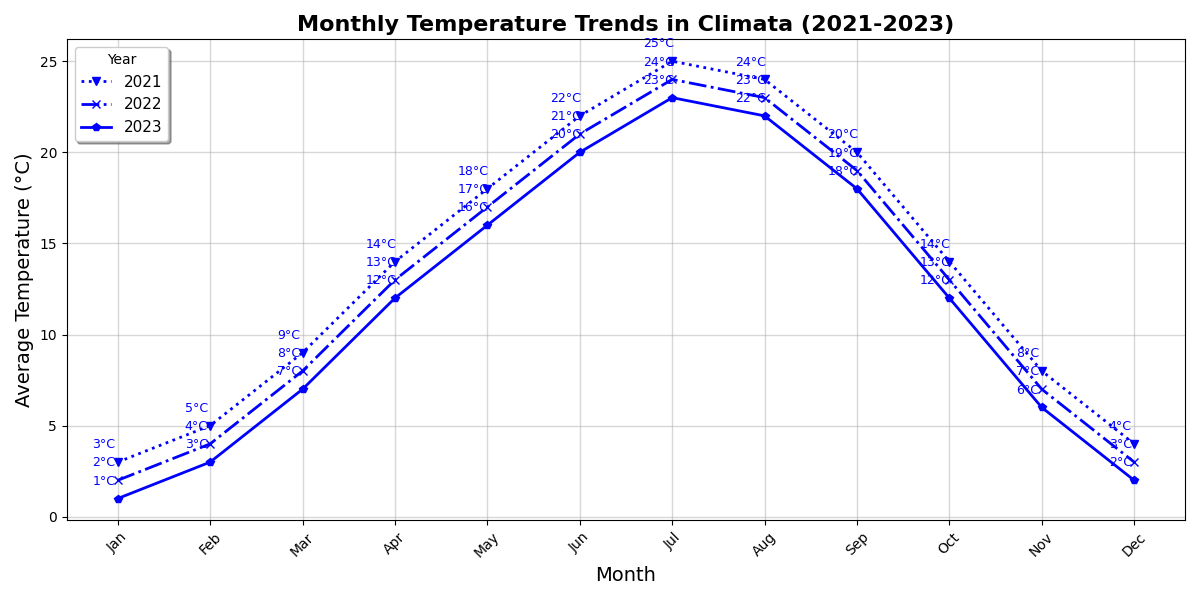

Recreate this plot in Python.
import matplotlib.pyplot as plt
import numpy as np

months = np.array(['Jan', 'Feb', 'Mar', 'Apr', 'May', 'Jun', 'Jul', 'Aug', 'Sep', 'Oct', 'Nov', 'Dec'])
temps_2021 = np.array([3, 5, 9, 14, 18, 22, 25, 24, 20, 14, 8, 4])
temps_2022 = np.array([2, 4, 8, 13, 17, 21, 24, 23, 19, 13, 7, 3])
temps_2023 = np.array([1, 3, 7, 12, 16, 20, 23, 22, 18, 12, 6, 2])

fig, ax = plt.subplots(figsize=(12, 6))

# Plot each year's data with the same color
ax.plot(months, temps_2021, marker='v', linestyle=':', color='b', linewidth=2, label='2021')
ax.plot(months, temps_2022, marker='x', linestyle='-.', color='b', linewidth=2, label='2022')
ax.plot(months, temps_2023, marker='p', linestyle='-', color='b', linewidth=2, label='2023')

ax.set_title('Monthly Temperature Trends in Climata (2021-2023)', fontsize=16, fontweight='bold')
ax.set_xlabel('Month', fontsize=14)
ax.set_ylabel('Average Temperature (°C)', fontsize=14)

plt.xticks(rotation=45)
ax.legend(loc='upper left', fontsize=11, title='Year', shadow=True)
ax.grid(alpha=0.5, linestyle='-', linewidth=1)

# Annotate each data point with temperatures using the same color
for i, txt in enumerate(temps_2021):
    ax.annotate(f'{txt}°C', (months[i], temps_2021[i]), textcoords="offset points", xytext=(-10, 10), ha='center', fontsize=9, color='b')
for i, txt in enumerate(temps_2022):
    ax.annotate(f'{txt}°C', (months[i], temps_2022[i]), textcoords="offset points", xytext=(-10, 10), ha='center', fontsize=9, color='b')
for i, txt in enumerate(temps_2023):
    ax.annotate(f'{txt}°C', (months[i], temps_2023[i]), textcoords="offset points", xytext=(-10, 10), ha='center', fontsize=9, color='b')

plt.tight_layout()

plt.show()
